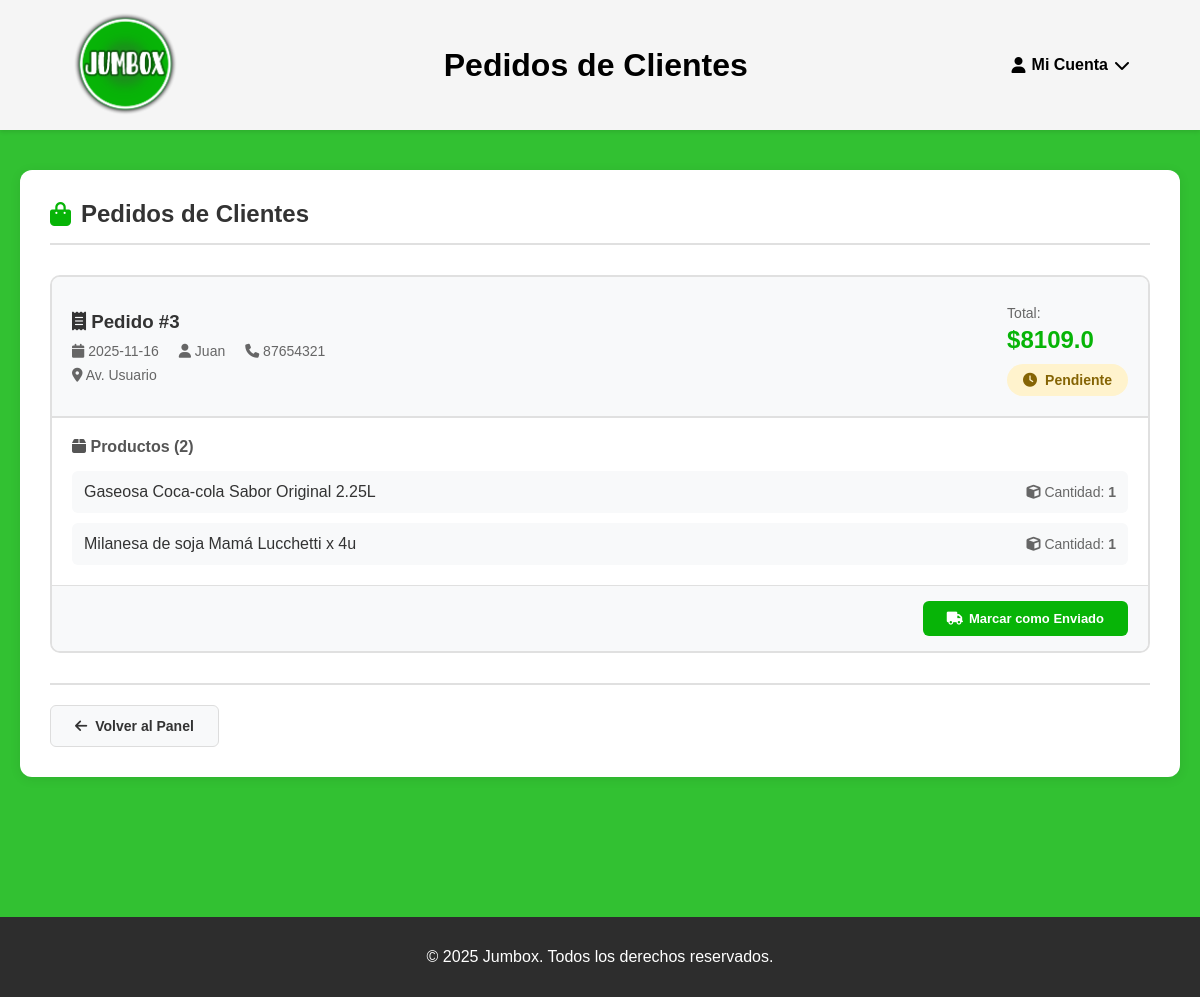
Page /sucursal/pedidos-clientes (signed in) on the earlier database version.
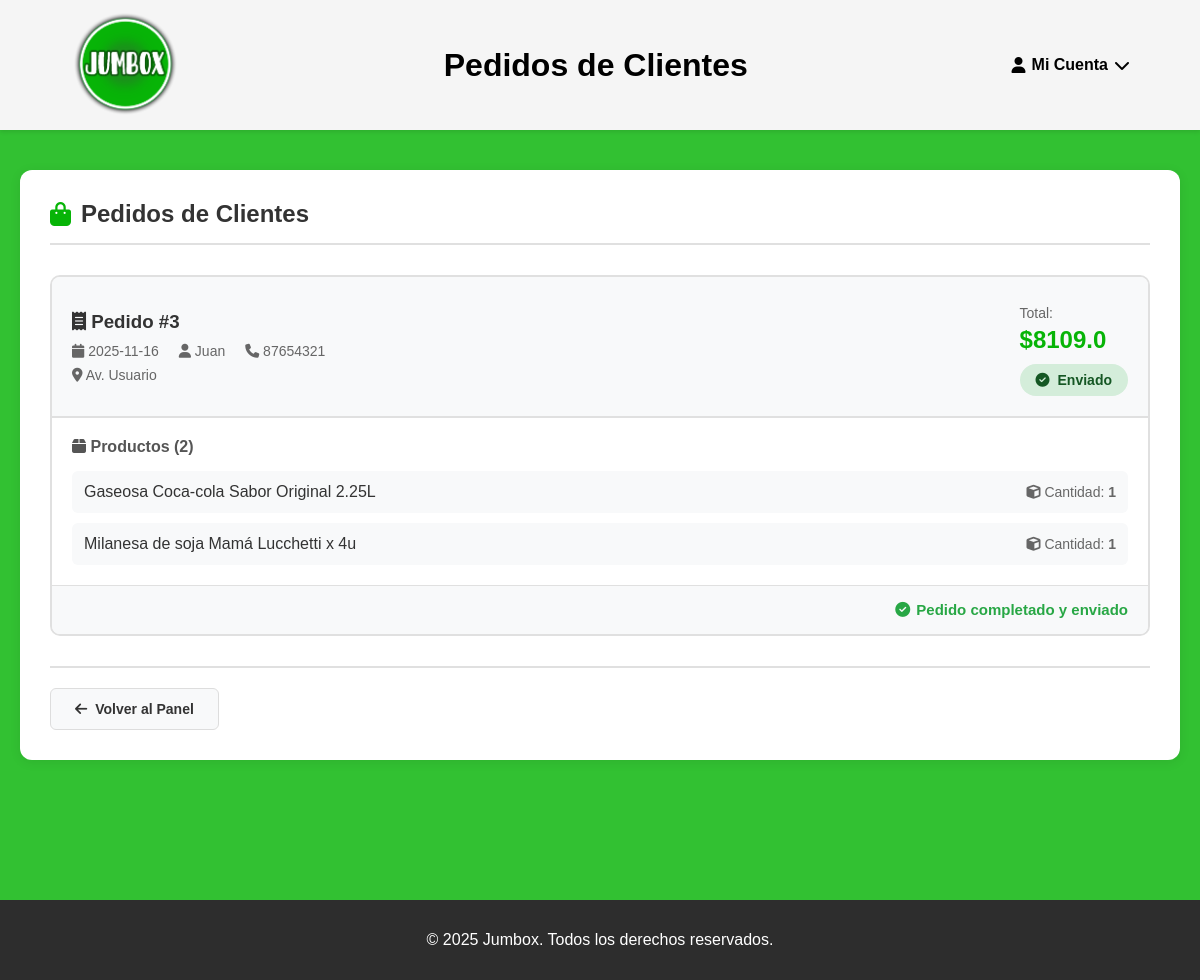
Same page on the later database version.
### tables this page shows
CREATE TABLE "pedido" (
  id_pedido INTEGER PRIMARY KEY AUTOINCREMENT,
  fecha TEXT NOT NULL,
  estado TEXT NOT NULL,
  fk_cliente INTEGER NOT NULL,
  fk_sucursal INTEGER,
  FOREIGN KEY (fk_cliente) REFERENCES cliente(id_cliente)
    ON DELETE NO ACTION ON UPDATE NO ACTION,
  FOREIGN KEY (fk_sucursal) REFERENCES cliente(id_cliente)
    ON DELETE NO ACTION ON UPDATE NO ACTION
);

### app/sucursal/routes.py (the view)
@sucursal_bp.get('/sucursal/pedidos-clientes')
def sucursal_pedidos_clientes():
    resp = require_login_redirect()
    if resp:
        return resp
    if session.get('tipo') != 'sucursal':
        flash("No autorizado.", "error")
        return redirect(url_for('main.home'))
    cliente_sucursal_id = session.get('id_cliente')
    with get_conn() as conn:
        pedidos = conn.execute("""
            SELECT
                ped.id_pedido,
                ped.fecha,
                ped.estado,
                cli.nombre AS cliente_nombre,
                cli.telefono AS cliente_telefono,
                cli.direccion AS cliente_direccion,
                GROUP_CONCAT(p.nombre || '|' || dp.cantidad, '###') AS productos_detalle,
                SUM(dp.cantidad * p.precio) AS total
            FROM pedido ped
            JOIN cliente cli ON cli.id_cliente = ped.fk_cliente
            JOIN detalles_pedido dp ON dp.fk_pedido = ped.id_pedido
            JOIN producto p ON p.id_producto = dp.fk_producto
            WHERE ped.fk_sucursal = ?
            GROUP BY ped.id_pedido
            ORDER BY ped.id_pedido DESC
        """, (cliente_sucursal_id,)).fetchall()
        pedidos_procesados = []
        for pedido in pedidos:
            productos = []
            if pedido['productos_detalle']:
                for prod_info in pedido['productos_detalle'].split('###'):
                    partes = prod_info.split('|')
                    if len(partes) == 2:
                        productos.append({
                            'nombre': partes[0],
                            'cantidad': int(partes[1])
                        })
            pedidos_procesados.append({
                'id_pedido': pedido['id_pedido'],
                'fecha': pedido['fecha'],
                'estado': pedido['estado'],
                'cliente_nombre': pedido['cliente_nombre'],
                'cliente_telefono': pedido['cliente_telefono'],
                'cliente_direccion': pedido['cliente_direccion'],
                'productos': productos,
                'total': pedido['total']
            })
    return render_template('sucursal/sucursal_pedidos_clientes.html', pedidos=pedidos_procesados)

### app/utils.py (called while the page is built)
def get_conn():
    conn = sqlite3.connect(current_app.config["DB_NAME"])
    conn.row_factory = sqlite3.Row
    conn.execute("PRAGMA foreign_keys = ON;")
    return conn

def require_login_redirect():
    if 'id_cliente' not in session:
        flash("Necesitás iniciar sesión.", "error")
        return redirect(url_for('auth.login'))
    return None

### templates/sucursal/sucursal_pedidos_clientes.html (shortened to what this page needs)
<!DOCTYPE html>
<html lang="es">
<head>
    <link rel="stylesheet" href="{{ url_for('static', filename='style.css') }}">
    <link rel="stylesheet" href="https://cdnjs.cloudflare.com/ajax/libs/font-awesome/6.5.0/css/all.min.css">
</head>
<body>
    <header class="main-header">
        <div class="logo">
            <a href="{{ url_for('main.home') }}">
                <img src="{{ url_for('static', filename='img/logo.png') }}" alt="Jumbox">
            </a>
        </div>
        <div class="titulo-header">
            <h1>Pedidos de Clientes</h1>
        </div>
        <div class="cuenta" tabindex="0">
            <div class="cuenta-btn">
                <i class="fa-solid fa-user"></i>
                <span>Mi Cuenta</span>
                <i class="fa-solid fa-chevron-down"></i>
            </div>
        </div>
    </header>
    <main>
        <div class="pedidos-clientes-container">
            <div class="card-pedidos">
                <h2><i class="fa-solid fa-shopping-bag"></i> Pedidos de Clientes</h2>
                {% if pedidos %}
                    {% for pedido in pedidos %}
                    <div class="pedido-completo-card">
                        <div class="pedido-header-completo">
                            <div class="pedido-header-completo-div">
                                <div>
                                    <h3 class="pedido-header-completo-div-h3">
                                        <i class="fa-solid fa-receipt"></i> Pedido #{{ pedido['id_pedido'] }}
                                    </h3>
                                    <div class="pedido-header-completo-div-div">
                                        <span>
                                            <i class="fa-solid fa-calendar"></i> {{ pedido['fecha'] }}
                                        </span>
                                        <span>
                                            <i class="fa-solid fa-user"></i> {{ pedido['cliente_nombre'] }}
                                        </span>
                                        <span>
                                            <i class="fa-solid fa-phone"></i> {{ pedido['cliente_telefono'] }}
                                        </span>
                                    </div>
                                    {% if pedido['cliente_direccion'] %}
                                    <div class="pedido-header-completo-div-div-div">
                                        <i class="fa-solid fa-location-dot"></i> {{ pedido['cliente_direccion'] }}
                                    </div>
                                    {% endif %}
                                </div>
                                <div class="pedido-header-completo-div-div-div">
                                    <div class="pedido-header-completo-total">Total:</div>
                                    <div class="pedido-header-completo-total2">
                                        ${{ (pedido['total']) }}
                                    </div>
                                    <div class="pedido-header-completo-estado">
                                        {% if pedido['estado'] == 'enviado' %}
                                            <span class="estado-badge enviado">
                                                <i class="fa-solid fa-check-circle"></i> Enviado
                                            </span>
                                        {% else %}
                                            <span class="estado-badge pendiente">
                                                <i class="fa-solid fa-clock"></i> Pendiente
                                            </span>
                                        {% endif %}
                                    </div>
                                </div>
                            </div>
                        </div>
                        <div class="productos-del-pedido">
                            <h4 class="productos-del-pedido-h4">
                                <i class="fa-solid fa-box"></i> Productos ({{ pedido['productos']|length }})
                            </h4>
                            <div class="productos-del-pedido-div">
                                {% for producto in pedido['productos'] %}
                                <div class="productos-del-pedido-div2">
                                    <span class="productos-del-pedido-span">{{ producto['nombre'] }}</span>
                                    <span class="productos-del-pedido-span2">
                                        <i class="fa-solid fa-cube"></i> Cantidad: <strong>{{ producto['cantidad'] }}</strong>
                                    </span>
                                </div>
                                {% endfor %}
                            </div>
                        </div>
                        <div class="acciones-pedidos">
                            {% if pedido['estado'] != 'enviado' %}
                            <form action="{{ url_for('sucursal.sucursal_enviar_pedido', id_pedido=pedido['id_pedido']) }}" method="post" style="display: inline;">
                                <button type="submit" class="btn-enviar-pedido" style="padding: 10px 24px;">
                                    <i class="fa-solid fa-truck"></i> Marcar como Enviado
                                </button>
                            </form>
                            {% else %}
                            <span class="ya-enviado" style="font-size: 15px;">
                                <i class="fa-solid fa-check-circle"></i> Pedido completado y enviado
                            </span>
                            {% endif %}
                        </div>
                    </div>
                    {% endfor %}
                {% else %}
                <div class="sin-pedidos">
                    <i class="fa-solid fa-box-open"></i>
                    <p>No hay pedidos de clientes en este momento</p>
                </div>
                {% endif %}
                <div class="acciones-footer">
                    <a href="{{ url_for('sucursal.panel_sucursal') }}" class="btn-volver">
                        <i class="fa-solid fa-arrow-left"></i> Volver al Panel
                    </a>
                </div>
            </div>
        </div>
    </main>
    <footer>
        <p>© 2025 Jumbox. Todos los derechos reservados.</p>
    </footer>
</body>
</html>

### static/style.css (style rules this page uses)
html, body { height: 100%; margin: 0; }
body { display: flex; flex-direction: column; min-height: 100vh; }
main { flex: 1; }
body { font-family: Arial, sans-serif; background-color: #07b407d2; margin: 0; padding: 0; }
.main-header { display: flex; align-items: center; justify-content: space-between; padding: 8px 30px; background-color: rgb(245, 245, 245); box-shadow: 0 2px 4px rgba(0,0,0,0.1); position: sticky; top: 0; z-index: 10; }
.logo img { width: 110px; height: auto; }
.cuenta { position: relative; }
.cuenta-btn { display: flex; align-items: center; font-weight: bold; cursor: pointer; white-space: nowrap; gap: 6px; }
footer { background-color: #2d2d2d; color: white; text-align: center; padding: 15px; position: relative; bottom: 0; margin-top: 100px; }
h2 { text-align: center; margin: 20px 0; color: #333; font-size: xx-large; }
.main-header { padding: 8px 70px; }
.pedidos-clientes-container { max-width: 1200px; margin: 40px auto; padding: 0 20px; }
.card-pedidos { background: white; border-radius: 12px; padding: 30px; box-shadow: 0 2px 12px rgba(0, 0, 0, 0.08); }
.card-pedidos h2 { margin: 0 0 30px 0; color: #333; font-size: 24px; display: flex; align-items: center; gap: 10px; padding-bottom: 15px; border-bottom: 2px solid #e0e0e0; }
.card-pedidos h2 i { color: #07b407; }
.estado-badge { display: inline-flex; align-items: center; gap: 6px; padding: 6px 12px; border-radius: 20px; font-size: 13px; font-weight: 600; }
.estado-badge.enviado { background-color: #d4edda; color: #155724; }
.ya-enviado { color: #28a745; font-weight: 600; font-size: 13px; display: inline-flex; align-items: center; gap: 6px; }
.acciones-footer { margin-top: 30px; padding-top: 20px; border-top: 2px solid #e0e0e0; display: flex; justify-content: flex-start; }
.btn-volver { display: inline-flex; align-items: center; gap: 8px; padding: 12px 24px; background-color: #f8f9fa; color: #333; border: 1px solid #ddd; border-radius: 6px; text-decoration: none; font-size: 14px; font-weight: 600; transition: all 0.3s ease; }
.estado-badge { display: inline-flex; align-items: center; gap: 8px; padding: 8px 16px; border-radius: 20px; font-size: 14px; font-weight: 600; }
.acciones-footer { margin-top: 30px; display: flex; justify-content: flex-start; }
.pedido-completo-card { margin-bottom: 25px; border: 2px solid #e0e0e0; border-radius: 10px; overflow: hidden; }
.pedido-header-completo { background: #f8f9fa; padding: 20px; border-bottom: 2px solid #e0e0e0; }
.pedido-header-completo-div { display: flex; justify-content: space-between; align-items: center; flex-wrap: wrap; gap: 15px; }
.pedido-header-completo-div-h3 { margin: 0 0 10px 0; color: #333; }
.pedido-header-completo-div-div { display: flex; gap: 20px; flex-wrap: wrap; font-size: 14px; color: #666; }
.pedido-header-completo-div-div-div { margin-top: 8px; font-size: 14px; color: #666; }
.pedido-header-completo-total { font-size: 14px; color: #666; margin-bottom: 5px; }
.pedido-header-completo-total2 { font-size: 24px; font-weight: bold; color: #07b407; }
.pedido-header-completo-estado { margin-top: 10px; }
.productos-del-pedido { padding: 20px; background: white; }
.productos-del-pedido-h4 { margin: 0 0 15px 0; color: #555; font-size: 16px; }
.productos-del-pedido-div { display: grid; gap: 10px; }
.productos-del-pedido-div2 { display: flex; justify-content: space-between; align-items: center; padding: 12px; background: #f8f9fa; border-radius: 6px; }
.productos-del-pedido-span { font-weight: 500; color: #333; }
.productos-del-pedido-span2 { color: #666; font-size: 14px; }
.acciones-pedidos { padding: 15px 20px; background: #f8f9fa; border-top: 1px solid #e0e0e0; text-align: right; }

Differences in the rows shown:
changed pedido id 3: estado "Pendiente Marcar como Enviado" → "Enviado Pedido completado y enviado"
